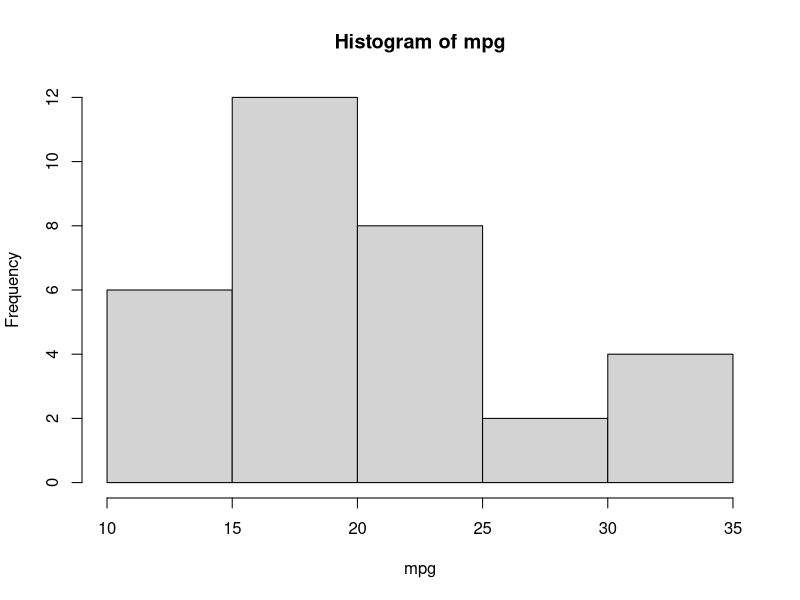
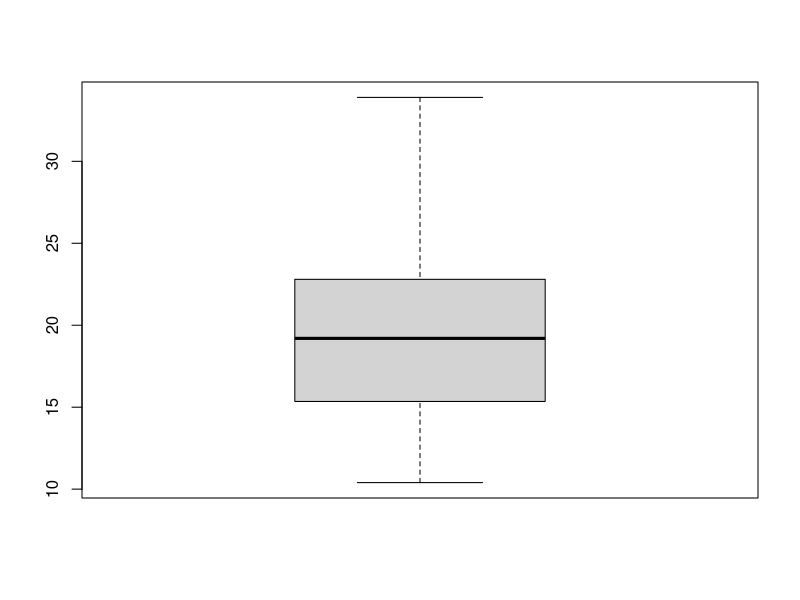
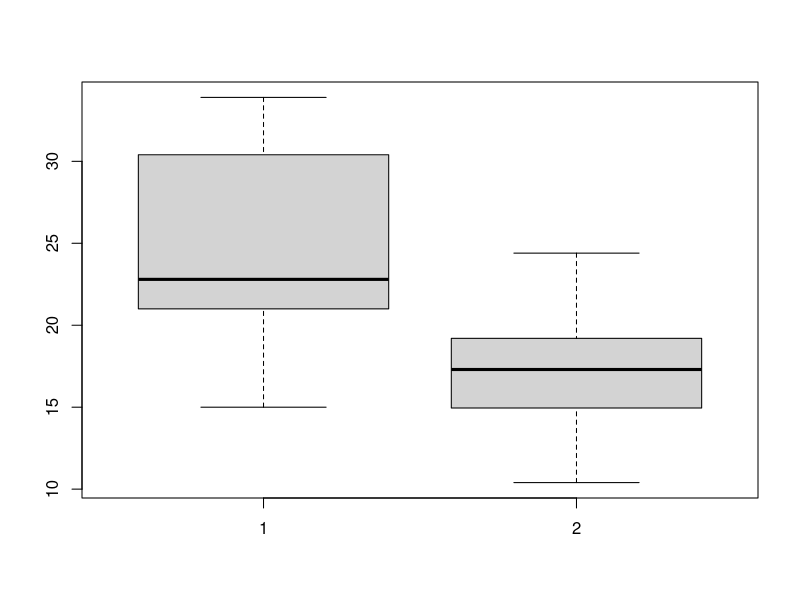
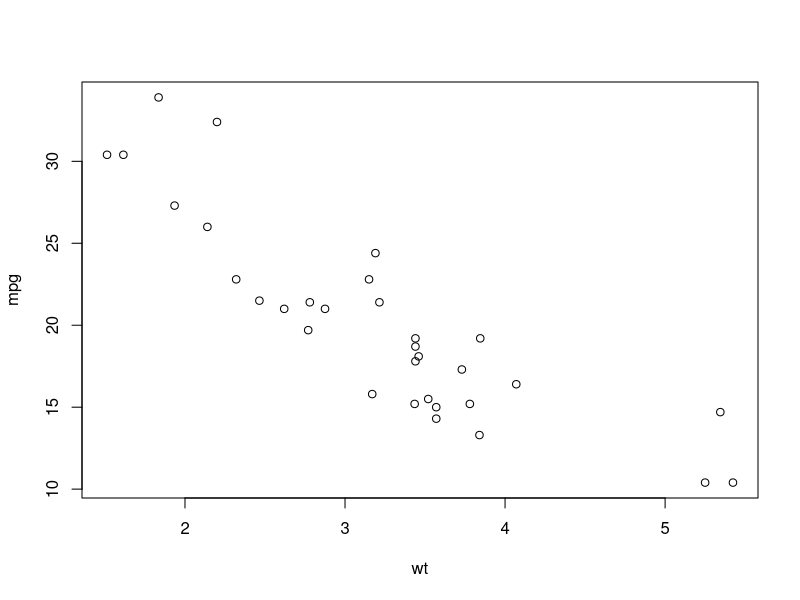

R code for these plots, in order:
## ---- chunk 1
attach(mtcars)
## ---- chunk 2
length(mpg)
ncol(mtcars)
head(mtcars)
table(am)

## ---- chunk 3
hist(mpg)
mean(mpg)
median(mpg)

## ---- chunk 4
sd(mpg)
IQR(mpg)

## ---- chunk 5
quantile(mpg,.25)
quantile(mpg, .9)

## ---- chunk 6
boxplot(mpg)

## ---- chunk 7
stan <- function(var, sd_num, mid)
{
    length(var[which(var>sd_num*sd(var)+mid(var))])/length(var)*100
}
stan(mpg, 2, mean)

## ---- chunk 8
popStandardDev <- function(x) {
    sd(x)*sqrt((length(x)-1)/length(x))
}
popStandardDev(mpg)

## ---- chunk 9
mpgmanual<-mpg[which(am==1)]
mpgauto<-mpg[which(am==0)]
boxplot(mpgmanual,mpgauto)
mean(mpgmanual)
mean(mpgauto)
sd(mpgmanual)
sd(mpgauto)

## ---- chunk 10
plot(wt, mpg)
heavympg<-mpg[which(wt > median(wt))]
lightmpg<-mpg[which(wt<= median(wt))]
mean(lightmpg)-mean(heavympg)

## ---- chunk 11
(1-pnorm(30,22,6))*100
qnorm(.95,22,6)

